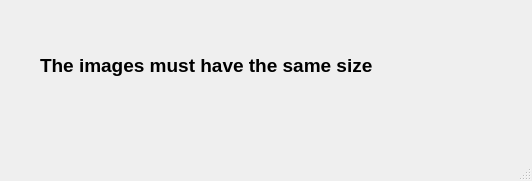
<?xml version="1.0" encoding="UTF-8"?>
<ui version="4.0">
 <class>MainWindow</class>
 <widget class="QMainWindow" name="MainWindow">
  <property name="geometry">
   <rect>
    <x>0</x>
    <y>0</y>
    <width>532</width>
    <height>181</height>
   </rect>
  </property>
  <property name="windowTitle">
   <string>MainWindow</string>
  </property>
  <widget class="QWidget" name="centralwidget">
   <widget class="QLabel" name="label">
    <property name="geometry">
     <rect>
      <x>40</x>
      <y>10</y>
      <width>451</width>
      <height>111</height>
     </rect>
    </property>
    <property name="font">
     <font>
      <pointsize>14</pointsize>
      <weight>75</weight>
      <bold>true</bold>
      <underline>false</underline>
      <strikeout>false</strikeout>
     </font>
    </property>
    <property name="text">
     <string>The images must have the same size</string>
    </property>
   </widget>
  </widget>
  <widget class="QMenuBar" name="menubar">
   <property name="geometry">
    <rect>
     <x>0</x>
     <y>0</y>
     <width>532</width>
     <height>26</height>
    </rect>
   </property>
  </widget>
  <widget class="QStatusBar" name="statusbar"/>
 </widget>
 <resources/>
 <connections/>
</ui>
